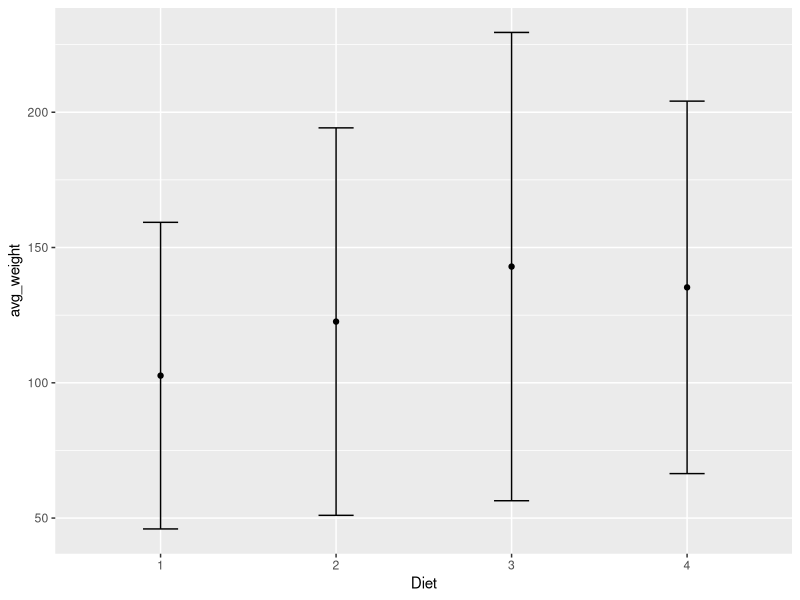
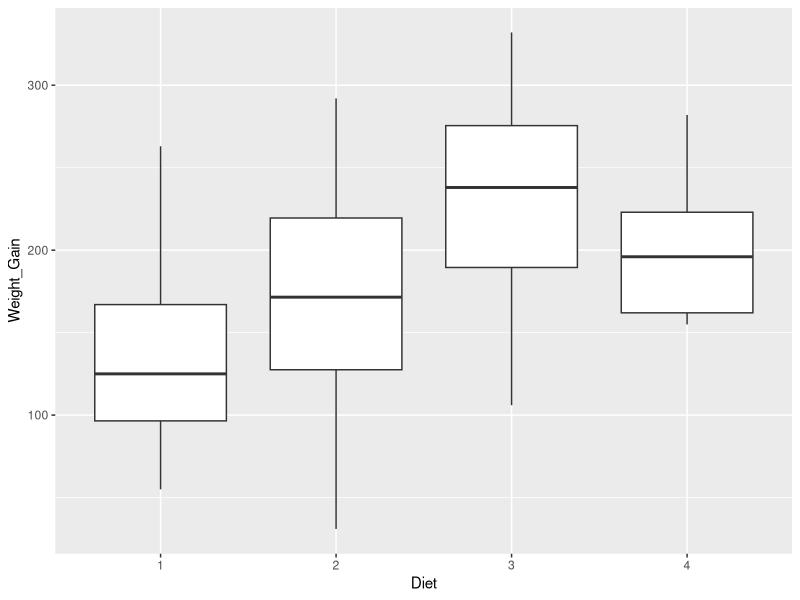
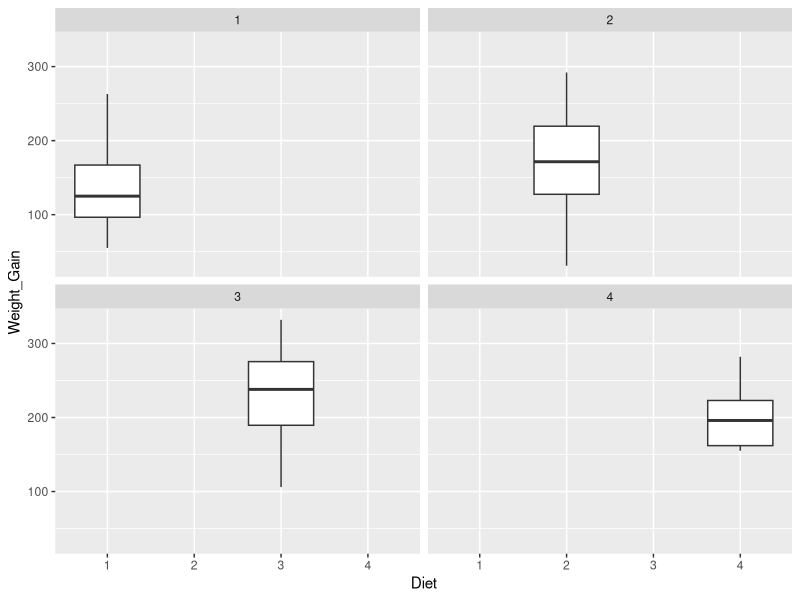
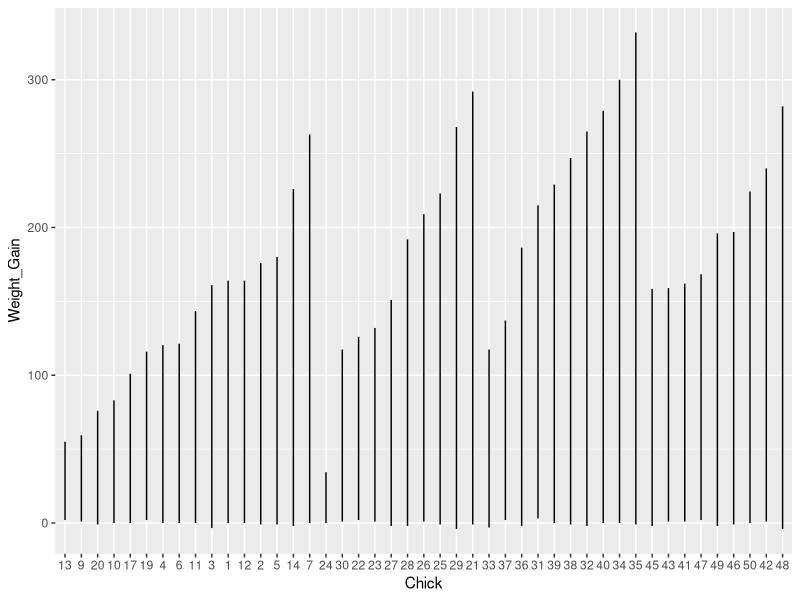
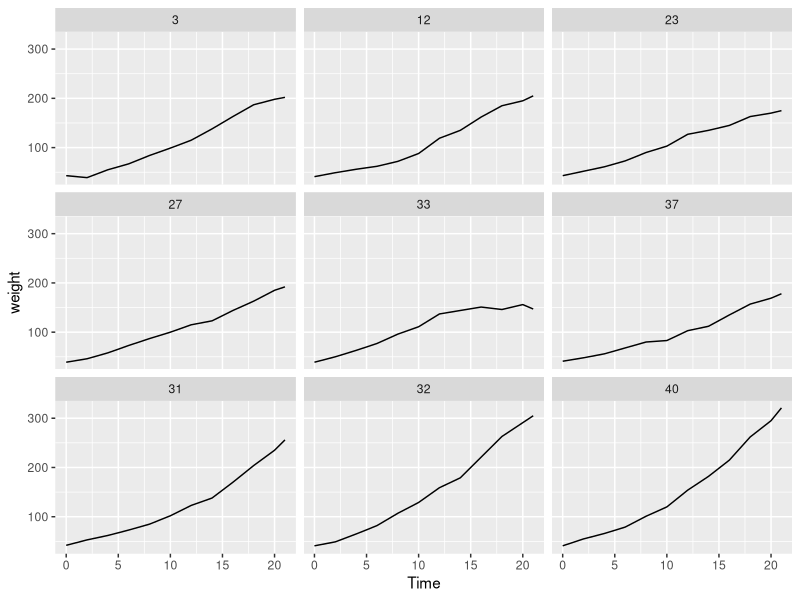
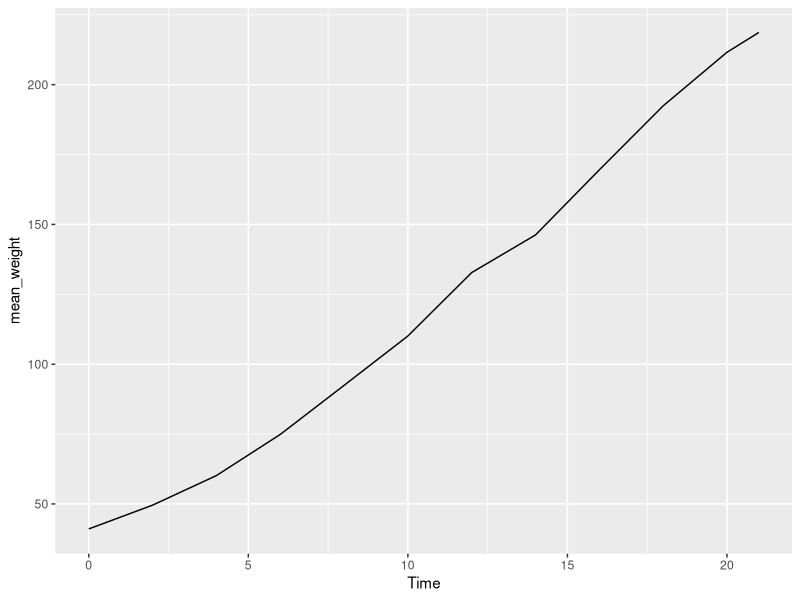
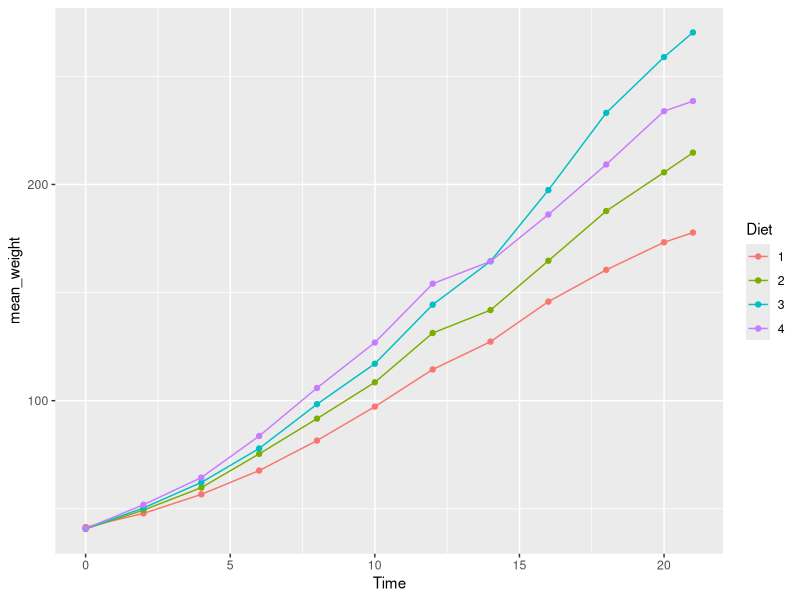

These figures' R source, in order:
## ---- chunk 1
knitr::opts_chunk$set(echo = TRUE)
## ---- chunk 2
library("datasets")
library("dplyr")
library(ggplot2)
head(ChickWeight,15)
## ---- chunk 3
Chickweight0 <- ChickWeight %>%
  tbl_df() %>%
  select(Diet, Chick, weight)
weight0 <- Chickweight0 %>%
  tbl_df() %>%
  group_by(Diet) %>%
  summarise(chick_freq=n(),avg_weight = mean(weight),stdev_weight=sd(weight))
weight0

ggplot(weight0,aes(x=Diet, y=avg_weight))+ geom_errorbar(aes(ymin=avg_weight-stdev_weight, ymax=avg_weight+stdev_weight), width=.2) + geom_line() + geom_point() 

## ---- chunk 4

ChickWeight %>% nrow()
complete1 = ChickWeight
complete = ChickWeight
complete <- complete %>% group_by(Chick) %>% tally() %>% arrange(n)

complete ##When printing this out we see that chicks 8, 15, 16, 18 and 44 have incomplete data sets


##removing incomplete data sets
complete1 <- complete1 %>% filter(Chick != "8")
complete1 <- complete1 %>% filter(Chick != "15")
complete1 <- complete1 %>% filter(Chick != "16")
complete1 <- complete1 %>% filter(Chick != "18")
complete1 <- complete1 %>% filter(Chick != "44")

complete = complete1 ##data set of Chicks with complete information

head(complete,3)
## ---- chunk 5

#Function that finds the difference between the current weight compared to the weight at day 0
find_dif <- function(cur_weight, chick_num) {
  
  start_weight <- filter(complete, complete$Time == 0 & complete$Chick == chick_num)
  dif = (cur_weight) - (start_weight$weight)
  return(dif)
}
#Add a column called Weight Gain
complete$Weight_Gain <- find_dif(complete$weight,complete$Chick)
complete

## ---- chunk 6

#Filter data from day 21
weightgain <- filter(complete, complete$Time==21)

weightgain %>% ggplot(aes(x = Diet, y = Weight_Gain)) + geom_boxplot()

weightgain %>% ggplot(aes(x = Diet, y = Weight_Gain)) + geom_boxplot()+
    facet_wrap(~Diet) 

## ---- chunk 7

##To determine which chick gained most weight
max = max(complete$Weight_Gain, na.rm = TRUE)
max
complete[complete$Weight_Gain==max,"Chick"]
complete[complete$Weight_Gain==max,"Diet"] ## Gives what Diet the chick was on

##To determine which chick gained least weight
min = min(complete$Weight_Gain, na.rm = TRUE)
min

complete[complete$Weight_Gain==min,"Chick"]
complete[complete$Weight_Gain==min,"Diet"] ## Gives what Diet the chick was on

complete %>% ggplot(aes(x = Chick, y = Weight_Gain)) + geom_line()

## ---- chunk 8

mostleastweight <- filter(complete, complete$Time==0)
mostleastweight
max = max(mostleastweight$weight, na.rm = TRUE) ## Gives the maximum weight at time 0
max
most <- mostleastweight[mostleastweight$weight==max,"Chick"] ##Gives chicks with most weight at time 0
most
min = min(mostleastweight$weight, na.rm = TRUE) ## Gives the minimum weight at time 0
min
least <- mostleastweight[mostleastweight$weight==min,"Chick"] ##Gives chicks with least weight at time 0
least


partial <- complete[complete$Chick %in% c(3,12,23,27,31,32,33,37,40), ]

ggplot(data = partial, aes(x = Time, y = weight)) + geom_line() +
    facet_wrap(~Chick)

## ---- chunk 9
##Compute the average weight of all chicks across time
mean <- complete %>%
  group_by(Time) %>%
  summarise(mean_weight = mean(weight))
mean
ggplot(mean,aes(x=Time, y=mean_weight), color=Diet) + geom_line()
## ---- chunk 10
full <- complete %>%
  group_by(Diet, Time) %>%
  summarise(mean_weight = mean(weight))
mean
ggplot(full,aes(x=Time, y=mean_weight, color=Diet)) + geom_line() + geom_point() + scale_colour_discrete(name = "Diet", label = c("1","2","3","4"))
